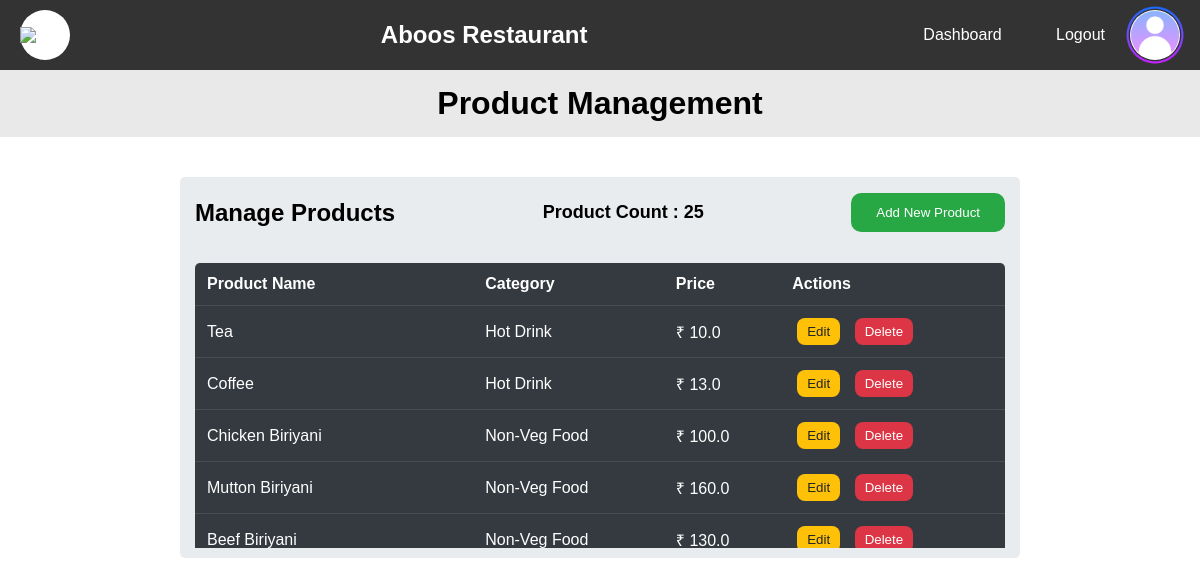
/dashboard/product-management (signed in), run on the app's committed database.
### v1/models.py (models this page shows, shortened)
class Products(db.Model, UserMixin):
    __tablename__ = "products"
    pid = db.Column(db.Integer, primary_key=True)
    name = db.Column(db.String(30), unique=True, nullable=False)
    category = db.Column(db.String(20), nullable=False)
    price = db.Column(db.Float, nullable=False)
    def __repr__(self):
        return f"{self.name}{self.category}{self.price}"

### v1/routes.py (the view, shortened to what this page needs)
    @app.route("/dashboard/product-management")
    @login_required
    def product_management():
        if current_user.role == "admin":
            product_data = Products.query.all()
            print(product_data)
            return render_template(
                "/dashboard/product_managment.html",
                username=current_user.username,
                products=product_data,
                count=len(product_data),
            )

### v1/app.py (called while the page is built)
def create_app():
    app = Flask(
        __name__,
        template_folder="templates",
        static_folder="static",
        static_url_path="/",
    )
    app.config["SQLALCHEMY_DATABASE_URI"] = "sqlite:///./app.db"
    app.secret_key = "resturant-app-secret-key"
    db.init_app(app)
    login_manager = LoginManager()
    login_manager.init_app(app)
    from models import Users
    @login_manager.user_loader
    def load_user(uid):
        return Users.query.get(uid)
    @login_manager.unauthorized_handler
    def unauthorized_callback():
        return redirect(
            url_for(
                "auth_error",
                msg="Only authorized users can access this page. Please log in to continue.",
            )
        )
    bcrypt = Bcrypt(app)
    from routes import register_routes
    register_routes(app, db, bcrypt)
    migrate = Migrate(app, db)
    return app

### v1/templates/dashboard/product_managment.html (shortened to what this page needs)
<!DOCTYPE html>
<html lang="en">
<head>
    <link rel="stylesheet" href="/css/dashboard/mng.css">
    <link rel="stylesheet" href="/css/dashboard/navbar.css">
</head>
<body>
    <header>
        <nav class="navbar">
            <div class="nav-div">
                <div class="nav-logo">
                    <img src="/images/favicon.png">
                </div>
                <div class="nav-head">
                    <h2>Aboos Restaurant</h2>
                </div>
                <div class="nav-links">
                    <ul>
                        <li><a href="/dashboard">Dashboard</a></li>
                        <li><a href="{{ url_for('logout') }}">Logout</a></li>
                    </ul>
                    <div class="nav-logo">
                        <img src="/images/profile-icon.png">
                    </div>
                </div>
            </div>
        </nav>
    </header>
    <div class="main">
        <div class="head-div">
            <h1> Product Management </h1>
        </div>
        <div class="container">
            <div class="row-head">
                <h2>Manage <b>Products</b></h2>
                <div class="count-div">
                    <span>Product Count : {{ count }}</span>
                </div>
                <button id="insert-popup" type="button">Add New Product</button>
            </div>
            <div class="row-body">
                <table>
                    <thead>
                        <tr>
                            <th>Product Name</th>
                            <th>Category</th>
                            <th>Price</th>
                            <th>Actions</th>
                        </tr>
                    </thead>
                    <tbody>
                        {% for product in products %}
                        <tr>
                            <td>{{ product.name }}</td>
                            <td>{{ product.category }}</td>
                            <td>₹ {{ product.price }}</td>
                            <td>
                                <button type="button" data-pid="{{ product.pid }}" data-name="{{ product.name }}"
                                    data-category="{{ product.category }}" data-price="{{ product.price }}"
                                    class="btn btn-edit update-popup">Edit</button>
                                <button type="button" class="btn btn-delete"><a
                                        href="/user/delete/{{ product.pid}}">Delete</a></button>
                            </td>
                        </tr>
                        {% endfor %}
                    </tbody>
                </table>
            </div>
        </div>
    </div>
</body>
</html>

### v1/static/css/dashboard/mng.css (style rules this page uses)
* { padding: 0; margin: 0; box-sizing: border-box; }
body { font-family: Arial, sans-serif; }
.main { display: flex; flex-direction: column; align-items: center; }
.head-div { background-color: rgb(233, 233, 233, 0.959); padding: 15px; text-align: center; width: 100%; }
.container { background-color: #e9ecef; width: 70%; display: flex; flex-direction: column; flex-wrap: wrap; margin-top: 40px; border-radius: 5px; justify-content: center; align-items: center; padding-bottom: 10px; }
.row-head { display: flex; justify-content: space-between; align-items: center; padding: 10px; width: 100%; margin: 5px 0; }
.row-head h2, .row-head button { margin: 0 5px; }
.row-head button { color: #fff; background-color: #28a745; font-weight: 400; text-align: center; vertical-align: middle; cursor: pointer; padding: 10px 25px; line-height: 1.5; border-radius: 10px; border: 0; }
.count-div { padding: 10px 25px; border-radius: 10px; text-align: center; }
.count-div span { font-size: 18px; font-weight: bold; }
.row-body { width: 100%; padding: 15px; height: 300px; overflow: auto; }
.row-body table { width: 100%; color: #fff; background-color: #343a40; text-align: left; border-radius: 5px; border-collapse: collapse; overflow: hidden; }
.row-body table th, .row-body table td { padding: 12px; }
.row-body table td { border-top: 1px solid #454d55; }
.row-body .btn { outline: 0; border: 0; padding: 6px 10px; border-radius: 8px; margin: 0 5px; cursor: pointer; }
.row-body .btn a { text-decoration: none; }
.row-body .btn-edit { color: #212529; font-weight: 400; background-color: #ffc107; }
.row-body .btn-delete { background-color: #dc3545; }
.row-body .btn-delete a { text-decoration: none; color: white; }

### v1/static/css/dashboard/navbar.css (style rules this page uses)
.navbar { background-color: #333; color: #fff; padding: 10px 20px; position: relative; }
.nav-div { display: flex; align-items: center; justify-content: space-between; }
.nav-logo { background-color: white; border-radius: 50%; width: 50px; height: 50px; display: flex; align-items: center; justify-content: center; }
.nav-logo img { width: 70px; }
.nav-links { display: flex; align-items: center; }
.nav-links li { display: inline-block; list-style: none; margin: 0 25px; }
.nav-links a { color: #fff; text-decoration: none; border-bottom: 3px solid transparent; transition: border-color 0.3s ease; padding-bottom: 10px; }

### data on the page
Products: name "Tea", category "Hot Drink", price "10.0"
Products: name "Coffee", category "Hot Drink", price "13.0"
Products: name "Chicken Biriyani", category "Non-Veg Food", price "100.0"
Products: name "Mutton Biriyani", category "Non-Veg Food", price "160.0"
Products: name "Beef Biriyani", category "Non-Veg Food", price "130.0"

### other printed values
{{ count }} "25"
